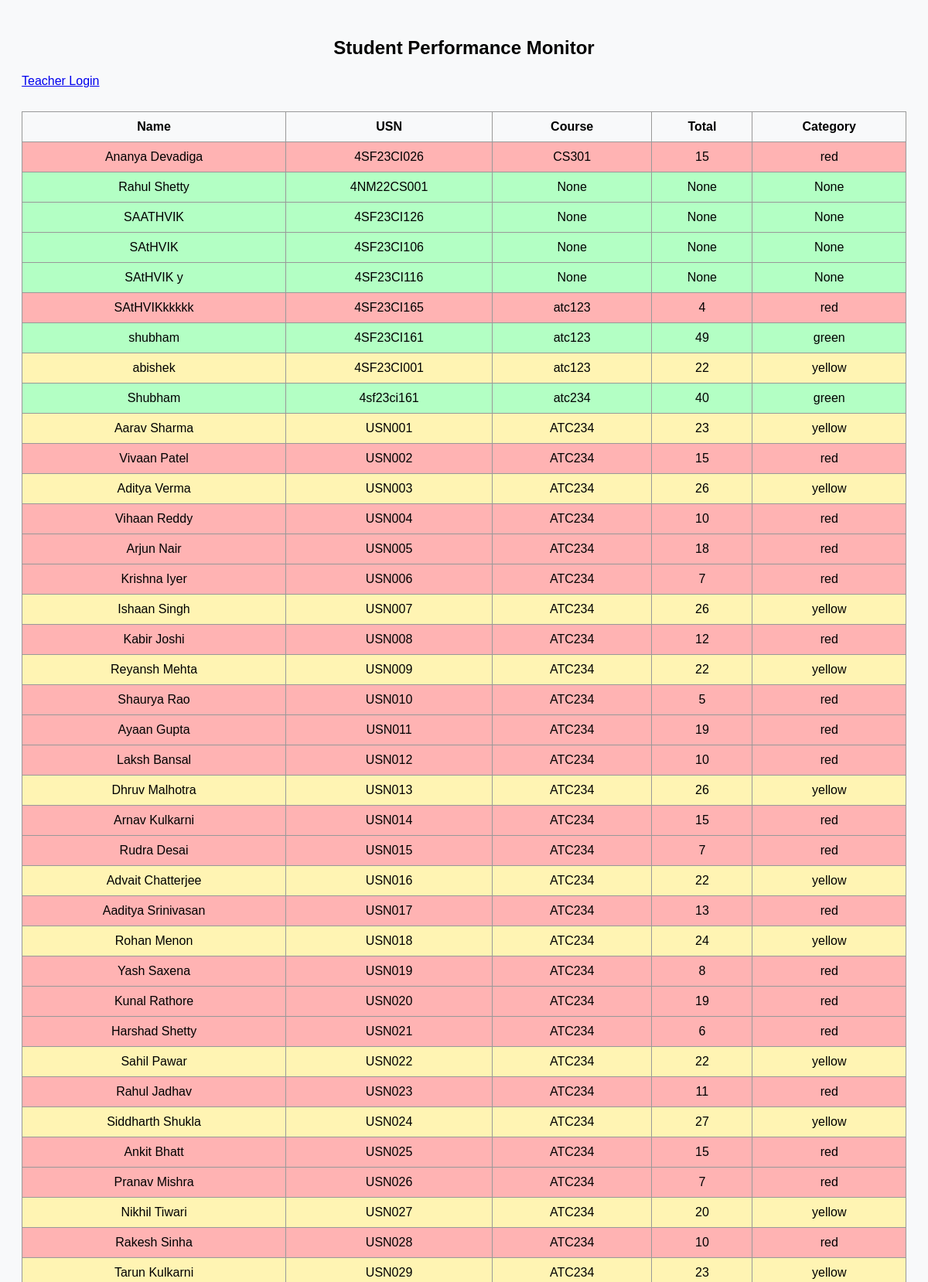
The page /monitor (upper part) on the database its author committed.
### models.py (models this page shows)
class Marks(db.Model):
    __tablename__ = "marks"
    mark_id = db.Column(db.Integer, primary_key=True, autoincrement=True)
    student_id = db.Column(
        db.Integer,
        db.ForeignKey("student.student_id", ondelete="CASCADE"),
        nullable=False
    )
    course_code = db.Column(db.String, nullable=False)
    ia1 = db.Column(db.Integer, default=0)
    ia2 = db.Column(db.Integer, default=0)
    ia3 = db.Column(db.Integer, default=0)
    assignment = db.Column(db.Integer, default=0)
    total_score = db.Column(db.Integer)
    category = db.Column(db.String)

class Student(db.Model):
    __tablename__ = "student"
    student_id = db.Column(db.Integer, primary_key=True, autoincrement=True)
    student_name = db.Column(db.String, nullable=False)
    usn = db.Column(db.String, unique=True, nullable=False)
    sem = db.Column(db.Integer)
    section = db.Column(db.String)

### app.py (the view)
@app.route("/monitor")
def monitor():
    teacher_name = session.get("teacher_name")
    base_query = db.session.query(
        Student.student_name,
        Student.usn,
        Marks.course_code,
        Marks.total_score,
        Marks.category,
        Teacher.teacher_name.label("supp_teacher_name")
    ).join(
        Marks, Student.student_id == Marks.student_id, isouter=True
    ).join(
        Supplementary,
        and_(
            Supplementary.student_id == Student.student_id,
            Supplementary.course_code == Marks.course_code
        ),
        isouter=True
    ).join(
        Teacher,
        Teacher.teacher_id == Supplementary.teacher_id,
        isouter=True
    )
    if teacher_name:
        teacher_rows = Teacher.query.filter_by(teacher_name=teacher_name).all()
        if not teacher_rows:
            rows = []
        else:
            course_codes = [t.course_code for t in teacher_rows]
            teacher_ids = [t.teacher_id for t in teacher_rows]
            rows = base_query.filter(
                or_(
                    Marks.course_code.in_(course_codes),
                    Supplementary.teacher_id.in_(teacher_ids)
                )
            ).all()
    else:
        rows = base_query.all()
    return render_template("monitor.html", rows=rows, teacher_name=teacher_name)

### templates/monitor.html (shortened to what this page needs)
<!DOCTYPE html>
<html>
<head>
    <link rel="stylesheet" href="/static/style.css">
</head>
<body>
<h2>Student Performance Monitor</h2>
{% if teacher_name %}
    <p>
        Logged in as: <strong>{{ teacher_name }}</strong>
        (<a href="{{ url_for('logout') }}">Logout</a>)
    </p>
{% else %}
    <p>
        <a href="{{ url_for('login') }}">Teacher Login</a>
    </p>
{% endif %}
<table>
    <tr>
        <th>Name</th>
        <th>USN</th>
        <th>Course</th>
        <th>Total</th>
        <th>Category</th>
    </tr>
    {% for row in rows %}
        <tr class="{% if row.category=='red' %}red-row{% elif row.category=='yellow' %}yellow-row{% else %}green-row{% endif %}">
            <td>{{ row.student_name }}</td>
            <td>{{ row.usn }}</td>
            <td>{{ row.course_code }}</td>
            <td>{{ row.total_score }}</td>
            <td>{{ row.category }}</td>
        </tr>
    {% endfor %}
</table>
</body>
</html>

### static/style.css (style rules this page uses)
body { font-family: Arial; padding: 20px; background: #f8f9fa; }
h1, h2 { text-align: center; }
.red-row { background: #ffb3b3; }
.yellow-row { background: #fff4b3; }
.green-row { background: #b3ffc4; }
table { width: 100%; border-collapse: collapse; margin-top: 30px; }
th, td { border: 1px solid #999; padding: 10px; text-align: center; }

### rows shown on the page
Marks: student_name "Ananya Devadiga", usn "4SF23CI026", course_code "CS301", total_score "15", category "red"
Student: student_name "Rahul Shetty", usn "4NM22CS001", course_code "None", total_score "None", category "None"
Student: student_name "SAATHVIK", usn "4SF23CI126", course_code "None", total_score "None", category "None"
Student: student_name "SAtHVIK", usn "4SF23CI106", course_code "None", total_score "None", category "None"
Student: student_name "SAtHVIK y", usn "4SF23CI116", course_code "None", total_score "None", category "None"
Marks: student_name "SAtHVIKkkkkk", usn "4SF23CI165", course_code "atc123", total_score "4", category "red"
Marks: student_name "shubham", usn "4SF23CI161", course_code "atc123", total_score "49", category "green"
Marks: student_name "abishek", usn "4SF23CI001", course_code "atc123", total_score "22", category "yellow"
Marks: student_name "Shubham", usn "4sf23ci161", course_code "atc234", total_score "40", category "green"
Marks: student_name "Aarav Sharma", usn "USN001", course_code "ATC234", total_score "23", category "yellow"
Marks: student_name "Vivaan Patel", usn "USN002", course_code "ATC234", total_score "15", category "red"
Marks: student_name "Aditya Verma", usn "USN003", course_code "ATC234", total_score "26", category "yellow"
Marks: student_name "Vihaan Reddy", usn "USN004", course_code "ATC234", total_score "10", category "red"
Marks: student_name "Arjun Nair", usn "USN005", course_code "ATC234", total_score "18", category "red"
Marks: student_name "Krishna Iyer", usn "USN006", course_code "ATC234", total_score "7", category "red"
Marks: student_name "Ishaan Singh", usn "USN007", course_code "ATC234", total_score "26", category "yellow"
Marks: student_name "Kabir Joshi", usn "USN008", course_code "ATC234", total_score "12", category "red"
Marks: student_name "Reyansh Mehta", usn "USN009", course_code "ATC234", total_score "22", category "yellow"
Marks: student_name "Shaurya Rao", usn "USN010", course_code "ATC234", total_score "5", category "red"
Marks: student_name "Ayaan Gupta", usn "USN011", course_code "ATC234", total_score "19", category "red"
Marks: student_name "Laksh Bansal", usn "USN012", course_code "ATC234", total_score "10", category "red"
Marks: student_name "Dhruv Malhotra", usn "USN013", course_code "ATC234", total_score "26", category "yellow"
Marks: student_name "Arnav Kulkarni", usn "USN014", course_code "ATC234", total_score "15", category "red"
Marks: student_name "Rudra Desai", usn "USN015", course_code "ATC234", total_score "7", category "red"
Marks: student_name "Advait Chatterjee", usn "USN016", course_code "ATC234", total_score "22", category "yellow"
Marks: student_name "Aaditya Srinivasan", usn "USN017", course_code "ATC234", total_score "13", category "red"
Marks: student_name "Rohan Menon", usn "USN018", course_code "ATC234", total_score "24", category "yellow"
Marks: student_name "Yash Saxena", usn "USN019", course_code "ATC234", total_score "8", category "red"
Marks: student_name "Kunal Rathore", usn "USN020", course_code "ATC234", total_score "19", category "red"
Marks: student_name "Harshad Shetty", usn "USN021", course_code "ATC234", total_score "6", category "red"
Marks: student_name "Sahil Pawar", usn "USN022", course_code "ATC234", total_score "22", category "yellow"
Marks: student_name "Rahul Jadhav", usn "USN023", course_code "ATC234", total_score "11", category "red"
Marks: student_name "Siddharth Shukla", usn "USN024", course_code "ATC234", total_score "27", category "yellow"
Marks: student_name "Ankit Bhatt", usn "USN025", course_code "ATC234", total_score "15", category "red"
Marks: student_name "Pranav Mishra", usn "USN026", course_code "ATC234", total_score "7", category "red"
Marks: student_name "Nikhil Tiwari", usn "USN027", course_code "ATC234", total_score "20", category "yellow"
Marks: student_name "Rakesh Sinha", usn "USN028", course_code "ATC234", total_score "10", category "red"
Marks: student_name "Tarun Kulkarni", usn "USN029", course_code "ATC234", total_score "23", category "yellow"
